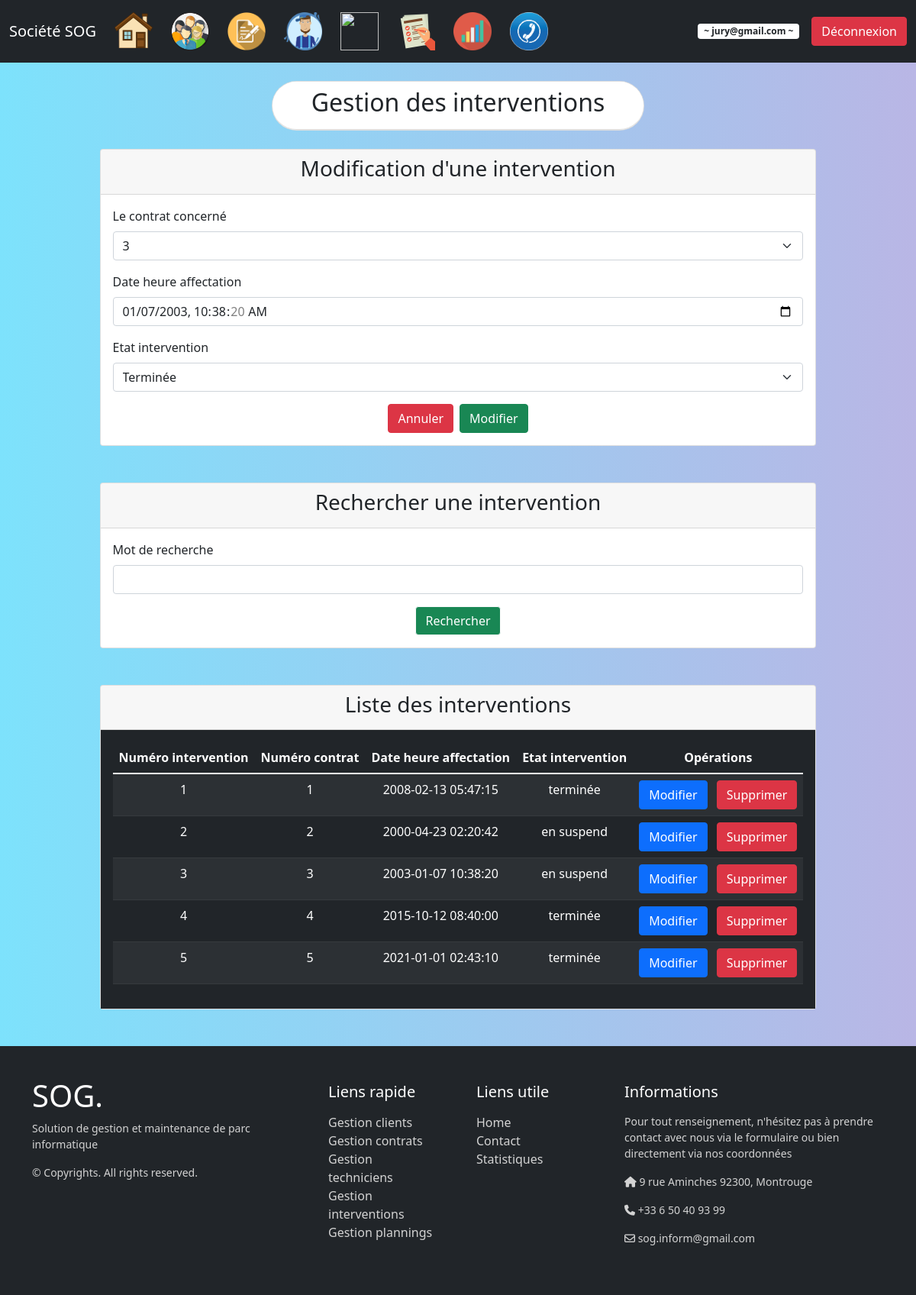
The page /index.php?page=4&action=edit&num_intervention=3 (signed in) on the database its author committed.
### tables this page shows
Create table intervention
(
    num_intervention int(3) auto_increment,
    num_contrat int(3),
    date_heure_affectation datetime NOT NULL,
    etat_intervention enum('en cours','terminée','en suspend'),
    PRIMARY KEY (num_intervention,num_contrat),
    foreign KEY (num_contrat) references contrat (num_contrat)
    on update cascade
    on delete cascade 
);

Create table contrat
(
    num_contrat int(3) auto_increment,
    idclient int(3),
    date_souscription date NOT NULL,
    montant_mensuel_ht decimal(13,2) NOT NULL,
    etat_du_contrat enum('valide','resilié', 'en cours'),
    objet_du_contrat varchar(50) NOT NULL,
    PRIMARY KEY (num_contrat),
    foreign KEY (idclient) references client (idclient)
    on update cascade
    on delete cascade
);

### controleur/config_bdd.php (called while the page is built)
<?php
$serveur = "localhost";
$bdd = "bdd_ppe";
$user = "root";
$mdp = "";
?>

### controleur/controleur.class.php (called while the page is built, shortened)
<?php
require_once("modele/modele.class.php");
class Controleur {
	private $unModele;
	public function __construct($serveur, $bdd, $user, $mdp) {
		$this->unModele = new Modele($serveur, $bdd, $user, $mdp);
	}
	public function setTable($uneTable) {
		$this->unModele->setTable($uneTable);
	}
	public function selectAll() {
		return $this->unModele->selectAll();
	}
	public function selectWhere($where) {
		return $this->unModele->selectWhere($where);
	}
}
?>

### modele/modele.class.php (called while the page is built, shortened)
<?php
class Modele {
	private $unPdo, $uneTable;
	public function __construct($serveur, $bdd, $user, $mdp)
	{
		$this->unPdo = null;
		try
		{
			$this->unPdo = new PDO("mysql:host=".$serveur.";dbname=".$bdd.";charset=utf8", $user, $mdp);
		}
		catch (PDOException $exp)
		{
			die("Erreur de connexion à la base de données : " . $exp->getMessage());
		}
	}
	public function setTable($uneTable)
	{
		$this->uneTable = $uneTable;
	}
	public function selectAll()
	{
		$requete = "SELECT * FROM ".$this->uneTable;
		$select = $this->unPdo->prepare($requete);
		$select->execute();
		return $select->fetchAll();
	}
	public function selectWhere($where)
	{
		$donnees = array();
		$champs = array();
		foreach ($where as $key => $value)
		{
			$champs[] = $key." = :".$key;
			$donnees[":".$key] = $value;
		}
		$chaineWhere = implode(" AND ", $champs);
		$requete = "SELECT * FROM ".$this->uneTable." WHERE ".$chaineWhere;
		$select = $this->unPdo->prepare($requete);
		$select->execute($donnees);
		return $select->fetch();
	}
}
?>

### vue/vue_insert_intervention.php (the view, shortened to what this page needs)
<div class="card mb-5">
    <div class="card-header">
        <h3 class="text-center">
            <?= ($leIntervention != null ? "Modification" : "Insertion"); ?> d'une intervention
        </h3>
    </div>
    <div class="card-body">
        <form method="post" action="">
            <div class="mb-3">
                <label for="num_contrat" class="form-label"> Le contrat concerné</label>
                <select name="num_contrat" id="num_contrat" class="form-select">
                    <?php
                    $unControleur->setTable("contrat");
                    $lesContrats = $unControleur->selectAll();
                    foreach ($lesContrats as $unContrat) { ?>
                        <option value="<?= $unContrat['num_contrat']; ?>" <?php if ($unContrat['num_contrat'] == $leIntervention['num_contrat']) : ?>
                        selected="selected" <?php endif; ?>>
                            <?= $unContrat['num_contrat']; ?>
                        </option>
                    <?php } ?>
                </select>
            </div>
             <div class="mb-3">
                <label for="date_heure_affectation" class="form-label">Date heure affectation</label>
                <input type="datetime-local" name="date_heure_affectation" class="form-control" value="<?= ($leIntervention != null ? $leIntervention['date_heure_affectation'] : null); ?>">
            </div>
             <div class="mb-3">
                <label for="etat_intervention" class="form-label">Etat intervention</label>
                <select name="etat_intervention" class="form-select" value="<?= ($leIntervention != null ? $leIntervention['etat_intervention'] : null); ?>">
                    <option value="terminée"> Terminée </option>
                </select>
            </div>
            <div class="d-flex justify-content-center">
                <button type="reset" class="btn btn-danger me-2">Annuler</button>
                <button type="submit" <?= ($leIntervention != null ? 'name="Modifier"' : 'name="Valider"'); ?> class="btn btn-success">
                    <?= ($leIntervention != null ? "Modifier" : "Ajouter"); ?>
                </button>
            </div>
        </form>
    </div>
</div>

### index.php (style rules this page uses)
body { background: #642B73; background: -webkit-linear-gradient(to right, #7DE2FC, #B9B6E5); background: linear-gradient(to right, #7DE2FC , #B9B6E5); }

### rows shown on the page
intervention: num_contrat "3", date_heure_affectation "01/07/2003 10:38:20", etat_intervention "Terminée"

### other values the page prints
$_SESSION['email'] "jury@gmail.com"
$uneIntervention['num_intervention'] "1"
$uneIntervention['num_contrat'] "1"
$uneIntervention['date_heure_affectation'] "2008-02-13 05:47:15"
$uneIntervention['etat_intervention'] "terminée"
$uneIntervention['num_intervention'] "2"
$uneIntervention['num_contrat'] "2"
$uneIntervention['date_heure_affectation'] "2000-04-23 02:20:42"
$uneIntervention['etat_intervention'] "en suspend"
$uneIntervention['num_intervention'] "3"
$uneIntervention['num_contrat'] "3"
$uneIntervention['date_heure_affectation'] "2003-01-07 10:38:20"
$uneIntervention['num_intervention'] "4"
$uneIntervention['num_contrat'] "4"
$uneIntervention['date_heure_affectation'] "2015-10-12 08:40:00"
